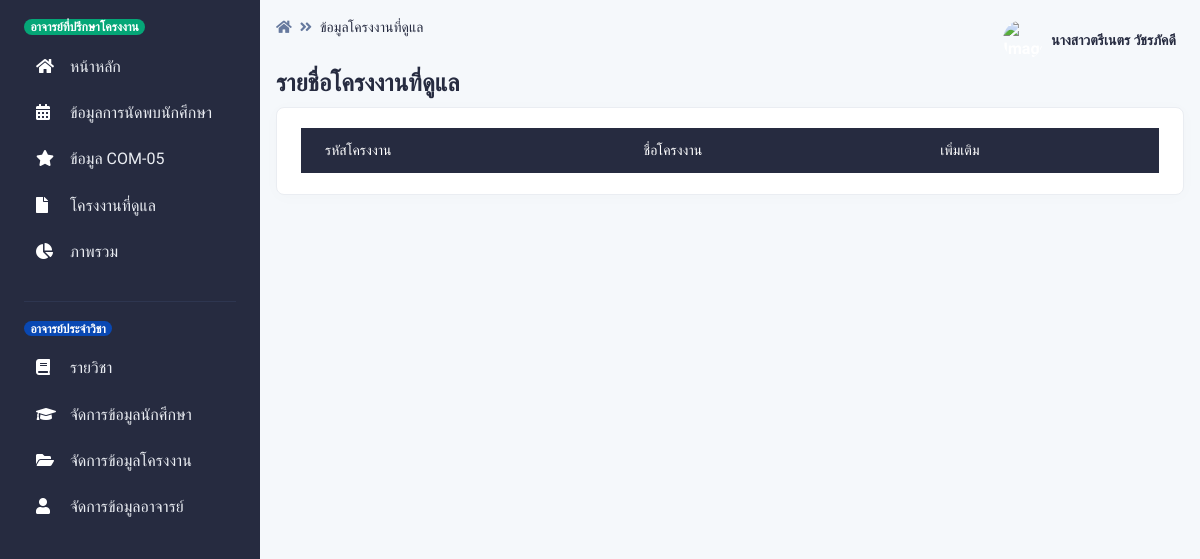
Before: /pages/project_teacher/index.php (signed in) with the older database file.
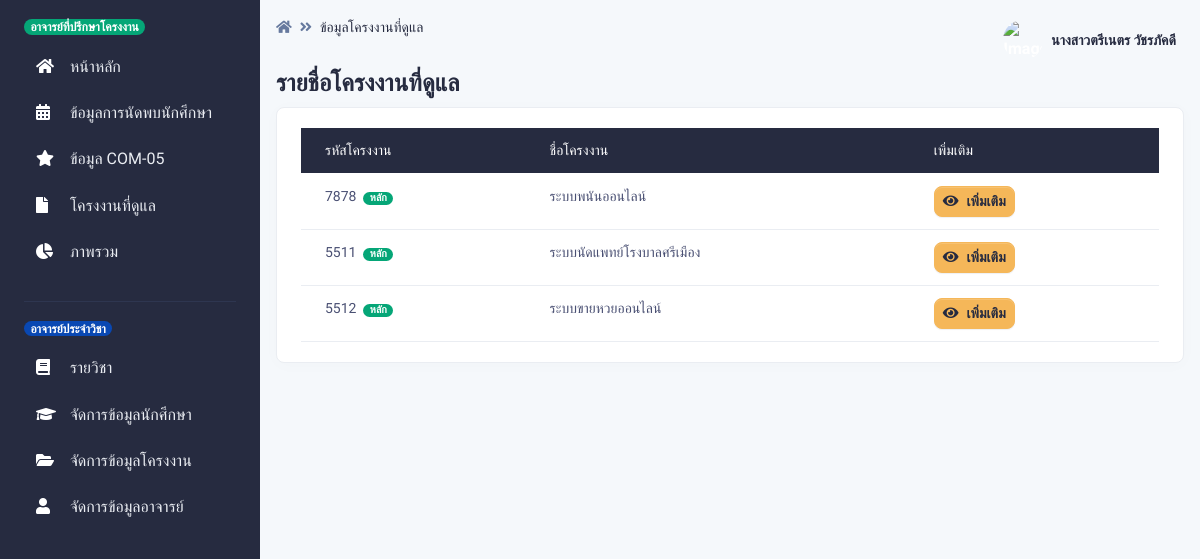
After: the same page with the newer database file.
### tables this page shows
CREATE TABLE `project_has_adviser` (
  `pha_key` int(50) NOT NULL,
  `pha_project_id` int(15) NOT NULL,
  `pha_teacher_id` int(15) NOT NULL,
  `pha_type` int(2) NOT NULL
);

CREATE TABLE `project` (
  `project_id` int(15) NOT NULL,
  `project_name` varchar(255) NOT NULL,
  `project_type` int(2) NOT NULL,
  `project_status` int(2) NOT NULL DEFAULT 1
);

### pages/project_teacher/index.php (the view, shortened to what this page needs)
<?php
if (!$_SESSION["TeacherID"]){
	  Header("Location: ../../login_te.php");
}else{?>
<!DOCTYPE html>
<html lang="en">
<head>
    <link type="text/css" href="../../vendor/@fortawesome/fontawesome-free/css/all.min.css" rel="stylesheet">
    <link type="text/css" href="../../vendor/notyf/notyf.min.css" rel="stylesheet">
    <link type="text/css" href="../../css/volt.css" rel="stylesheet">
</head>
<body>
    <?php include '../menu_te.php';?>
    <main class="content">
        <nav class="navbar navbar-top navbar-expand navbar-dashboard navbar-dark pl-0 pr-2 pb-0">
            <div class="container-fluid px-0">
                <div class="d-flex justify-content-between w-100" id="navbarSupportedContent">
                    <div class="d-flex">
                        <nav aria-label="breadcrumb">
                            <ol class="breadcrumb breadcrumb-dark breadcrumb-transparent">
                                <li class="breadcrumb-item"><a href="../teacher"><span
                                            class="fas fa-home"></span></a></li>
                                <li class="breadcrumb-item active" aria-current="page">ข้อมูลโครงงานที่ดูแล</li>
                            </ol>
                        </nav>
                    </div>
                    <?php include '../navbar_te.php';?>
                </div>
            </div>
        </nav>
        <div class="py-0">
            <div class="d-flex justify-content-between w-100 flex-wrap">
                <div class="mb-3 mb-lg-0">
                    <h1 class="h4">รายชื่อโครงงานที่ดูแล</h1>
                </div>
            </div>
        </div>
        <div class="card border-light shadow-sm mb-4">
            <div class="card-body">
                <div class="table-responsive">
                    <table class="table">
                        <thead class=" table table-dark table-hover">
                            <tr>
                                <td>รหัสโครงงาน</td>
                                <td>ชื่อโครงงาน</td>
                                <td>เพิ่มเติม</td>
                            </tr>
                        </thead>
                        <tbody>
                        <?php
           include '../../conn.php';
           $id_teacher =$_SESSION["TeacherID"];
					$sql = "SELECT
                    project_has_adviser.pha_project_id,
                    project.project_name,
                    project_has_adviser.pha_teacher_id,
                    project_has_adviser.pha_type,
                    project.project_status,
                    project_has_adviser.pha_key
                FROM
                    project_has_adviser
                    INNER JOIN
                    project
                    ON
                        project_has_adviser.pha_project_id = project.project_id
                WHERE
                    project.project_status = 1 and project_has_adviser.pha_teacher_id = '$id_teacher'
                ORDER BY
                    project_has_adviser.pha_key DESC
                   ";
					$result = $con->query($sql);
					if ($result->num_rows > 0) {
						while($row = $result->fetch_assoc()) {
                            echo '
                            <tr>
                             <td>'. $row["pha_project_id"].'&nbsp;&nbsp;';
                             if ($row["pha_type"]==1) {
                                echo '<span class="badge bg-success">หลัก</span>';
                             }else if ($row["pha_type"]==2) {
                                echo '<span class="badge bg-info ">ร่วม</span>';
                             }
                             echo '</td>
                                <td>'. mb_substr($row["project_name"],0,80,'UTF-8').'</td>
                                <td><a class="btn btn-warning btn-sm" type="button" href="project_adviser.php?act=show&ID=' . $row["pha_project_id"].'"><span class="fas fa-eye mr-2" herf="#"></span>เพิ่มเติม</a></td>
                            </tr>';
                        }
                        }
                        ?>
                        </tbody>
                    </table>
                </div>
            </div>
        </div>
        <?php include '../footer.php';?>
    </main>
</body>
</html>
<?php }?>

Changed rows visible on the page:
added project_has_adviser: pha_project "7878", pha_type "หลัก", pha_project.project_name "ระบบพนันออนไลน์"
added project_has_adviser: pha_project "5511", pha_type "หลัก", pha_project.project_name "ระบบนัดแพทย์โรงบาลศรีเมือง"
added project_has_adviser: pha_project "5512", pha_type "หลัก", pha_project.project_name "ระบบขายหวยออนไลน์"
